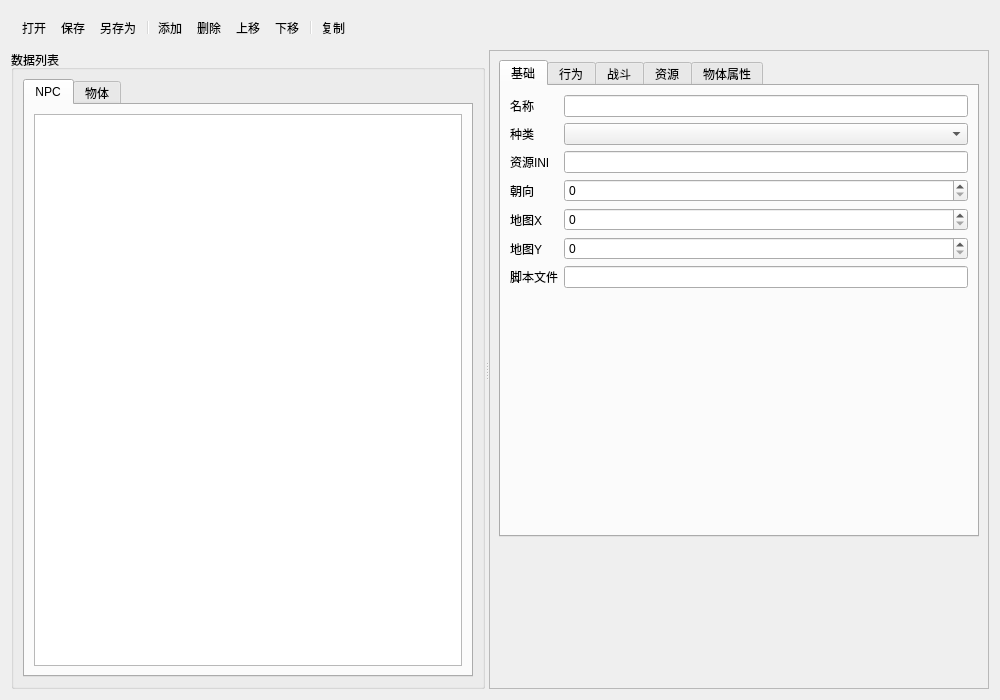
<?xml version="1.0" encoding="UTF-8"?>
<ui version="4.0">
 <class>NpcDataEditorWindow</class>
 <widget class="QWidget" name="NpcDataEditorWindow">
  <property name="geometry">
   <rect>
    <x>0</x>
    <y>0</y>
    <width>1000</width>
    <height>700</height>
   </rect>
  </property>
  <property name="windowTitle">
    <string>NPC/OBJ/资源编辑器</string>
  </property>
  <layout class="QVBoxLayout" name="mainLayout">
   <item>
    <widget class="QToolBar" name="npcToolBar">
     <property name="windowTitle">
      <string>NPC 工具</string>
     </property>
     <addaction name="actionOpen"/>
     <addaction name="actionSave"/>
     <addaction name="actionSaveAs"/>
     <addaction name="separator"/>
     <addaction name="actionAddEntry"/>
     <addaction name="actionRemoveEntry"/>
     <addaction name="actionMoveUp"/>
     <addaction name="actionMoveDown"/>
     <addaction name="separator"/>
     <addaction name="actionDuplicateEntry"/>
    </widget>
   </item>
   <item>
    <widget class="QSplitter" name="mainSplitter">
     <property name="orientation">
      <enum>Qt::Horizontal</enum>
     </property>
     <widget class="QGroupBox" name="listGroupBox">
      <property name="title">
       <string>数据列表</string>
      </property>
      <property name="minimumSize">
       <size>
        <width>200</width>
        <height>0</height>
       </size>
      </property>
      <layout class="QVBoxLayout" name="listLayout">
       <item>
        <widget class="QTabWidget" name="entityTabWidget">
         <property name="currentIndex">
          <number>0</number>
         </property>
         <widget class="QWidget" name="npcTab">
          <attribute name="title">
           <string>NPC</string>
          </attribute>
          <layout class="QVBoxLayout" name="npcTabLayout">
           <item>
            <widget class="QListWidget" name="npcListWidget"/>
           </item>
          </layout>
         </widget>
         <widget class="QWidget" name="objectTab">
          <attribute name="title">
           <string>物体</string>
          </attribute>
          <layout class="QVBoxLayout" name="objectTabLayout">
           <item>
            <widget class="QListWidget" name="objectListWidget"/>
           </item>
          </layout>
         </widget>
        </widget>
       </item>
      </layout>
     </widget>
     <widget class="QScrollArea" name="propertyScrollArea">
      <property name="widgetResizable">
       <bool>true</bool>
      </property>
      <property name="minimumSize">
       <size>
        <width>500</width>
        <height>0</height>
       </size>
      </property>
      <widget class="QWidget" name="propertyScrollContent">
       <layout class="QVBoxLayout" name="propertyScrollLayout">
        <item>
         <widget class="QTabWidget" name="propertyTabWidget">
          <property name="currentIndex">
           <number>0</number>
          </property>
          <widget class="QWidget" name="basicTab">
           <attribute name="title">
            <string>基础</string>
           </attribute>
           <layout class="QFormLayout" name="basicFormLayout">
            <item row="0" column="0">
             <widget class="QLabel" name="nameLabel">
              <property name="text">
               <string>名称</string>
              </property>
             </widget>
            </item>
            <item row="0" column="1">
             <widget class="QLineEdit" name="nameEdit"/>
            </item>
            <item row="1" column="0">
             <widget class="QLabel" name="kindLabel">
              <property name="text">
               <string>种类</string>
              </property>
             </widget>
            </item>
            <item row="1" column="1">
             <widget class="QComboBox" name="kindCombo"/>
            </item>
            <item row="2" column="0">
             <widget class="QLabel" name="resourceIniLabel">
              <property name="text">
               <string>资源INI</string>
              </property>
             </widget>
            </item>
            <item row="2" column="1">
             <widget class="QLineEdit" name="resourceIniEdit"/>
            </item>
            <item row="3" column="0">
             <widget class="QLabel" name="dirLabel">
              <property name="text">
               <string>朝向</string>
              </property>
             </widget>
            </item>
            <item row="3" column="1">
             <widget class="QSpinBox" name="dirSpinBox">
              <property name="minimum">
               <number>0</number>
              </property>
              <property name="maximum">
               <number>7</number>
              </property>
             </widget>
            </item>
            <item row="4" column="0">
             <widget class="QLabel" name="mapXLabel">
              <property name="text">
               <string>地图X</string>
              </property>
             </widget>
            </item>
            <item row="4" column="1">
             <widget class="QSpinBox" name="mapXSpinBox">
              <property name="maximum">
               <number>9999</number>
              </property>
             </widget>
            </item>
            <item row="5" column="0">
             <widget class="QLabel" name="mapYLabel">
              <property name="text">
               <string>地图Y</string>
              </property>
             </widget>
            </item>
            <item row="5" column="1">
             <widget class="QSpinBox" name="mapYSpinBox">
              <property name="maximum">
               <number>9999</number>
              </property>
             </widget>
            </item>
            <item row="6" column="0">
             <widget class="QLabel" name="scriptLabel">
              <property name="text">
               <string>脚本文件</string>
              </property>
             </widget>
            </item>
            <item row="6" column="1">
             <widget class="QLineEdit" name="scriptEdit"/>
            </item>
           </layout>
          </widget>
          <widget class="QWidget" name="behaviorTab">
           <attribute name="title">
            <string>行为</string>
           </attribute>
           <layout class="QFormLayout" name="behaviorFormLayout">
            <item row="0" column="0">
             <widget class="QLabel" name="actionLabel">
              <property name="text">
               <string>漫游意图</string>
              </property>
             </widget>
            </item>
            <item row="0" column="1">
             <widget class="QComboBox" name="actionCombo"/>
            </item>
            <item row="1" column="0">
             <widget class="QLabel" name="walkSpeedLabel">
              <property name="text">
               <string>行走速度</string>
              </property>
             </widget>
            </item>
            <item row="1" column="1">
             <widget class="QSpinBox" name="walkSpeedSpinBox">
              <property name="minimum">
               <number>0</number>
              </property>
              <property name="maximum">
               <number>99</number>
              </property>
             </widget>
            </item>
            <item row="2" column="0">
             <widget class="QLabel" name="standSpeedLabel">
              <property name="text">
               <string>站立速度</string>
              </property>
             </widget>
            </item>
            <item row="2" column="1">
             <widget class="QSpinBox" name="standSpeedSpinBox">
              <property name="minimum">
               <number>0</number>
              </property>
              <property name="maximum">
               <number>99</number>
              </property>
             </widget>
            </item>
            <item row="3" column="0">
             <widget class="QLabel" name="pathFinderLabel">
              <property name="text">
               <string>寻路方式</string>
              </property>
             </widget>
            </item>
            <item row="3" column="1">
             <widget class="QComboBox" name="pathFinderCombo"/>
            </item>
            <item row="4" column="0">
             <widget class="QLabel" name="dialogRadiusLabel">
              <property name="text">
               <string>对话半径</string>
              </property>
             </widget>
            </item>
            <item row="4" column="1">
             <widget class="QSpinBox" name="dialogRadiusSpinBox">
              <property name="minimum">
               <number>0</number>
              </property>
              <property name="maximum">
               <number>99</number>
              </property>
             </widget>
            </item>
            <item row="5" column="0">
             <widget class="QLabel" name="relationLabel">
              <property name="text">
               <string>关系</string>
              </property>
             </widget>
            </item>
            <item row="5" column="1">
             <widget class="QComboBox" name="relationCombo"/>
            </item>
            <item row="6" column="0">
             <widget class="QLabel" name="visionRadiusLabel">
              <property name="text">
               <string>视野半径</string>
              </property>
             </widget>
            </item>
            <item row="6" column="1">
             <widget class="QSpinBox" name="visionRadiusSpinBox">
              <property name="maximum">
               <number>999</number>
              </property>
             </widget>
            </item>
            <item row="7" column="0">
             <widget class="QLabel" name="attackRadiusLabel">
              <property name="text">
               <string>攻击半径</string>
              </property>
             </widget>
            </item>
            <item row="7" column="1">
             <widget class="QSpinBox" name="attackRadiusSpinBox">
              <property name="maximum">
               <number>999</number>
              </property>
             </widget>
            </item>
           </layout>
          </widget>
          <widget class="QWidget" name="combatTab">
           <attribute name="title">
            <string>战斗</string>
           </attribute>
           <layout class="QFormLayout" name="combatFormLayout">
            <item row="0" column="0">
             <widget class="QLabel" name="lifeLabel">
              <property name="text">
               <string>生命值</string>
              </property>
             </widget>
            </item>
            <item row="0" column="1">
             <widget class="QSpinBox" name="lifeSpinBox">
              <property name="maximum">
               <number>999999</number>
              </property>
             </widget>
            </item>
            <item row="1" column="0">
             <widget class="QLabel" name="lifeMaxLabel">
              <property name="text">
               <string>最大生命</string>
              </property>
             </widget>
            </item>
            <item row="1" column="1">
             <widget class="QSpinBox" name="lifeMaxSpinBox">
              <property name="maximum">
               <number>999999</number>
              </property>
             </widget>
            </item>
            <item row="2" column="0">
             <widget class="QLabel" name="thewLabel">
              <property name="text">
               <string>体力</string>
              </property>
             </widget>
            </item>
            <item row="2" column="1">
             <widget class="QSpinBox" name="thewSpinBox">
              <property name="maximum">
               <number>999999</number>
              </property>
             </widget>
            </item>
            <item row="3" column="0">
             <widget class="QLabel" name="thewMaxLabel">
              <property name="text">
               <string>最大体力</string>
              </property>
             </widget>
            </item>
            <item row="3" column="1">
             <widget class="QSpinBox" name="thewMaxSpinBox">
              <property name="maximum">
               <number>999999</number>
              </property>
             </widget>
            </item>
            <item row="4" column="0">
             <widget class="QLabel" name="manaLabel">
              <property name="text">
               <string>内力</string>
              </property>
             </widget>
            </item>
            <item row="4" column="1">
             <widget class="QSpinBox" name="manaSpinBox">
              <property name="maximum">
               <number>999999</number>
              </property>
             </widget>
            </item>
            <item row="5" column="0">
             <widget class="QLabel" name="manaMaxLabel">
              <property name="text">
               <string>最大内力</string>
              </property>
             </widget>
            </item>
            <item row="5" column="1">
             <widget class="QSpinBox" name="manaMaxSpinBox">
              <property name="maximum">
               <number>999999</number>
              </property>
             </widget>
            </item>
            <item row="6" column="0">
             <widget class="QLabel" name="attackLabel">
              <property name="text">
               <string>攻击力</string>
              </property>
             </widget>
            </item>
            <item row="6" column="1">
             <widget class="QSpinBox" name="attackSpinBox">
              <property name="maximum">
               <number>99999</number>
              </property>
             </widget>
            </item>
            <item row="7" column="0">
             <widget class="QLabel" name="defendLabel">
              <property name="text">
               <string>防御力</string>
              </property>
             </widget>
            </item>
            <item row="7" column="1">
             <widget class="QSpinBox" name="defendSpinBox">
              <property name="maximum">
               <number>99999</number>
              </property>
             </widget>
            </item>
            <item row="8" column="0">
             <widget class="QLabel" name="evadeLabel">
              <property name="text">
               <string>闪避</string>
              </property>
             </widget>
            </item>
            <item row="8" column="1">
             <widget class="QSpinBox" name="evadeSpinBox">
              <property name="maximum">
               <number>99999</number>
              </property>
             </widget>
            </item>
            <item row="9" column="0">
             <widget class="QLabel" name="duckLabel">
              <property name="text">
               <string>躲避</string>
              </property>
             </widget>
            </item>
            <item row="9" column="1">
             <widget class="QSpinBox" name="duckSpinBox">
              <property name="maximum">
               <number>99999</number>
              </property>
             </widget>
            </item>
            <item row="10" column="0">
             <widget class="QLabel" name="expLabel">
              <property name="text">
               <string>经验值</string>
              </property>
             </widget>
            </item>
            <item row="10" column="1">
             <widget class="QSpinBox" name="expSpinBox">
              <property name="maximum">
               <number>9999999</number>
              </property>
             </widget>
            </item>
            <item row="11" column="0">
             <widget class="QLabel" name="levelLabel">
              <property name="text">
               <string>等级</string>
              </property>
             </widget>
            </item>
            <item row="11" column="1">
             <widget class="QSpinBox" name="levelSpinBox">
              <property name="maximum">
               <number>999</number>
              </property>
             </widget>
            </item>
            <item row="12" column="0">
             <widget class="QLabel" name="levelUpExpLabel">
              <property name="text">
               <string>升级所需经验</string>
              </property>
             </widget>
            </item>
            <item row="12" column="1">
             <widget class="QSpinBox" name="levelUpExpSpinBox">
              <property name="maximum">
               <number>2147483647</number>
              </property>
             </widget>
            </item>
            <item row="13" column="0">
             <widget class="QLabel" name="attackLevelLabel">
              <property name="text">
               <string>攻击等级</string>
              </property>
             </widget>
            </item>
            <item row="13" column="1">
             <widget class="QSpinBox" name="attackLevelSpinBox">
              <property name="maximum">
               <number>2147483647</number>
              </property>
             </widget>
            </item>
            <item row="14" column="0">
             <widget class="QLabel" name="magicLevelLabel">
              <property name="text">
               <string>魔法等级</string>
              </property>
             </widget>
            </item>
            <item row="14" column="1">
             <widget class="QSpinBox" name="magicLevelSpinBox">
              <property name="maximum">
               <number>2147483647</number>
              </property>
             </widget>
            </item>
           </layout>
          </widget>
          <widget class="QWidget" name="resourceTab">
           <attribute name="title">
            <string>资源</string>
           </attribute>
           <layout class="QFormLayout" name="resourceFormLayout">
            <item row="0" column="0">
             <widget class="QLabel" name="bodyIniLabel">
              <property name="text">
               <string>尸体INI</string>
              </property>
             </widget>
            </item>
            <item row="0" column="1">
             <widget class="QLineEdit" name="bodyIniEdit"/>
            </item>
            <item row="1" column="0">
             <widget class="QLabel" name="flyIniLabel">
              <property name="text">
               <string>飞行魔法1</string>
              </property>
             </widget>
            </item>
            <item row="1" column="1">
             <widget class="QLineEdit" name="flyIniEdit"/>
            </item>
            <item row="2" column="0">
             <widget class="QLabel" name="flyIni2Label">
              <property name="text">
               <string>飞行魔法2</string>
              </property>
             </widget>
            </item>
            <item row="2" column="1">
             <widget class="QLineEdit" name="flyIni2Edit"/>
            </item>
            <item row="3" column="0">
             <widget class="QLabel" name="flyInisLabel">
              <property name="text">
               <string>飞行魔法列表</string>
              </property>
             </widget>
            </item>
            <item row="3" column="1">
             <widget class="QLineEdit" name="flyInisEdit"/>
            </item>
            <item row="4" column="0">
             <widget class="QLabel" name="magicIniLabel">
              <property name="text">
               <string>魔法INI</string>
              </property>
             </widget>
            </item>
            <item row="4" column="1">
             <widget class="QLineEdit" name="magicIniEdit"/>
            </item>
            <item row="5" column="0">
             <widget class="QLabel" name="deathScriptLabel">
              <property name="text">
               <string>死亡脚本</string>
              </property>
             </widget>
            </item>
            <item row="5" column="1">
             <widget class="QLineEdit" name="deathScriptEdit"/>
            </item>
            <item row="6" column="0">
             <widget class="QLabel" name="lumLabel">
              <property name="text">
               <string>光照效果</string>
              </property>
             </widget>
            </item>
            <item row="6" column="1">
             <widget class="QComboBox" name="lumCombo"/>
            </item>
            <item row="7" column="0">
             <widget class="QLabel" name="stateLabel">
              <property name="text">
               <string>状态</string>
              </property>
             </widget>
            </item>
            <item row="7" column="1">
             <widget class="QSpinBox" name="stateSpinBox">
              <property name="maximum">
               <number>999</number>
              </property>
             </widget>
            </item>
           </layout>
          </widget>
          <widget class="QWidget" name="objectTab_props">
           <attribute name="title">
            <string>物体属性</string>
           </attribute>
           <layout class="QFormLayout" name="objectFormLayout">
            <item row="0" column="0">
             <widget class="QLabel" name="objNameLabel">
              <property name="text">
               <string>名称</string>
              </property>
             </widget>
            </item>
            <item row="0" column="1">
             <widget class="QLineEdit" name="objNameEdit"/>
            </item>
            <item row="1" column="0">
             <widget class="QLabel" name="objFileLabel">
              <property name="text">
               <string>资源INI</string>
              </property>
             </widget>
            </item>
            <item row="1" column="1">
             <widget class="QLineEdit" name="objFileEdit"/>
            </item>
            <item row="2" column="0">
             <widget class="QLabel" name="objScriptLabel">
              <property name="text">
               <string>脚本文件</string>
              </property>
             </widget>
            </item>
            <item row="2" column="1">
             <widget class="QLineEdit" name="objScriptEdit"/>
            </item>
            <item row="3" column="0">
             <widget class="QLabel" name="wavFileLabel">
              <property name="text">
               <string>音效文件</string>
              </property>
             </widget>
            </item>
            <item row="3" column="1">
             <widget class="QLineEdit" name="wavFileEdit"/>
            </item>
            <item row="4" column="0">
             <widget class="QLabel" name="objKindLabel">
              <property name="text">
               <string>种类</string>
              </property>
             </widget>
            </item>
            <item row="4" column="1">
             <widget class="QComboBox" name="objKindCombo"/>
            </item>
            <item row="5" column="0">
             <widget class="QLabel" name="objDirLabel">
              <property name="text">
               <string>朝向</string>
              </property>
             </widget>
            </item>
            <item row="5" column="1">
             <widget class="QSpinBox" name="objDirSpinBox">
              <property name="maximum">
               <number>7</number>
              </property>
             </widget>
            </item>
            <item row="6" column="0">
             <widget class="QLabel" name="objMapXLabel">
              <property name="text">
               <string>地图X</string>
              </property>
             </widget>
            </item>
            <item row="6" column="1">
             <widget class="QSpinBox" name="objMapXSpinBox">
              <property name="maximum">
               <number>9999</number>
              </property>
             </widget>
            </item>
            <item row="7" column="0">
             <widget class="QLabel" name="objMapYLabel">
              <property name="text">
               <string>地图Y</string>
              </property>
             </widget>
            </item>
            <item row="7" column="1">
             <widget class="QSpinBox" name="objMapYSpinBox">
              <property name="maximum">
               <number>9999</number>
              </property>
             </widget>
            </item>
            <item row="8" column="0">
             <widget class="QLabel" name="offsetXLabel">
              <property name="text">
               <string>X偏移</string>
              </property>
             </widget>
            </item>
            <item row="8" column="1">
             <widget class="QSpinBox" name="offsetXSpinBox">
              <property name="minimum">
               <number>-9999</number>
              </property>
              <property name="maximum">
               <number>9999</number>
              </property>
             </widget>
            </item>
            <item row="9" column="0">
             <widget class="QLabel" name="offsetYLabel">
              <property name="text">
               <string>Y偏移</string>
              </property>
             </widget>
            </item>
            <item row="9" column="1">
             <widget class="QSpinBox" name="offsetYSpinBox">
              <property name="minimum">
               <number>-9999</number>
              </property>
              <property name="maximum">
               <number>9999</number>
              </property>
             </widget>
            </item>
            <item row="10" column="0">
             <widget class="QLabel" name="objLumLabel">
              <property name="text">
               <string>光照效果</string>
              </property>
             </widget>
            </item>
            <item row="10" column="1">
             <widget class="QComboBox" name="objLumCombo"/>
            </item>
            <item row="11" column="0">
             <widget class="QLabel" name="damageLabel">
              <property name="text">
               <string>伤害值</string>
              </property>
             </widget>
            </item>
            <item row="11" column="1">
             <widget class="QSpinBox" name="damageSpinBox">
              <property name="maximum">
               <number>99999</number>
              </property>
             </widget>
            </item>
            <item row="12" column="0">
             <widget class="QLabel" name="frameLabel">
              <property name="text">
               <string>动画帧</string>
              </property>
             </widget>
            </item>
            <item row="12" column="1">
             <widget class="QSpinBox" name="frameSpinBox">
              <property name="maximum">
               <number>9999</number>
              </property>
             </widget>
            </item>
            <item row="13" column="0">
             <widget class="QLabel" name="objStateLabel">
              <property name="text">
               <string>动作状态</string>
              </property>
             </widget>
            </item>
            <item row="13" column="1">
             <widget class="QComboBox" name="objStateCombo"/>
            </item>
            <item row="14" column="0">
             <widget class="QLabel" name="actionTimeLabel">
              <property name="text">
               <string>动作已进行毫秒</string>
              </property>
             </widget>
            </item>
            <item row="14" column="1">
             <widget class="QLineEdit" name="actionTimeEdit">
              <property name="placeholderText">
               <string>0 到 9223372036854775807</string>
              </property>
             </widget>
            </item>
           </layout>
          </widget>
         </widget>
        </item>
        <item>
         <spacer name="propertySpacer">
          <property name="orientation">
           <enum>Qt::Vertical</enum>
          </property>
          <property name="sizeHint" stdset="0">
           <size>
            <width>20</width>
            <height>40</height>
           </size>
          </property>
         </spacer>
        </item>
       </layout>
      </widget>
     </widget>
    </widget>
   </item>
  </layout>
  <action name="actionOpen">
   <property name="text">
    <string>打开</string>
   </property>
   <property name="shortcut">
    <string>Ctrl+O</string>
   </property>
   <property name="statusTip">
    <string>打开NPC/物体数据文件</string>
   </property>
  </action>
  <action name="actionSave">
   <property name="text">
    <string>保存</string>
   </property>
   <property name="shortcut">
    <string>Ctrl+S</string>
   </property>
   <property name="statusTip">
    <string>保存当前数据文件</string>
   </property>
  </action>
  <action name="actionSaveAs">
   <property name="text">
    <string>另存为</string>
   </property>
   <property name="statusTip">
    <string>保存到新文件</string>
   </property>
  </action>
  <action name="actionAddEntry">
   <property name="text">
    <string>添加</string>
   </property>
   <property name="shortcut">
    <string>Ctrl+N</string>
   </property>
   <property name="statusTip">
    <string>添加新实体</string>
   </property>
  </action>
  <action name="actionRemoveEntry">
   <property name="text">
    <string>删除</string>
   </property>
   <property name="shortcut">
    <string>Del</string>
   </property>
   <property name="statusTip">
    <string>删除选中实体</string>
   </property>
  </action>
  <action name="actionMoveUp">
   <property name="text">
    <string>上移</string>
   </property>
   <property name="shortcut">
    <string>Ctrl+Up</string>
   </property>
   <property name="statusTip">
    <string>上移选中实体</string>
   </property>
  </action>
  <action name="actionMoveDown">
   <property name="text">
    <string>下移</string>
   </property>
   <property name="shortcut">
    <string>Ctrl+Down</string>
   </property>
   <property name="statusTip">
    <string>下移选中实体</string>
   </property>
  </action>
  <action name="actionDuplicateEntry">
   <property name="text">
    <string>复制</string>
   </property>
   <property name="shortcut">
    <string>Ctrl+D</string>
   </property>
   <property name="statusTip">
    <string>复制选中实体</string>
   </property>
  </action>
 </widget>
 <resources/>
 <connections/>
</ui>
